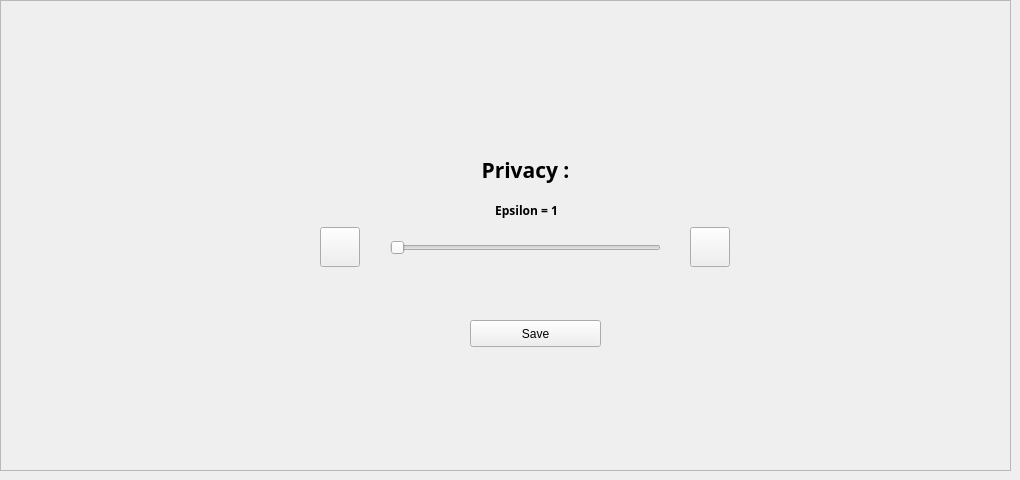
         <widget class="QWidget" name="privacyTab">
          <attribute name="title">
           <string>Confidentialité</string>
          </attribute>
          <widget class="QFrame" name="privacyFrame">
           <property name="geometry">
            <rect>
             <x>0</x>
             <y>0</y>
             <width>1011</width>
             <height>471</height>
            </rect>
           </property>
           <property name="frameShape">
            <enum>QFrame::StyledPanel</enum>
           </property>
           <property name="frameShadow">
            <enum>QFrame::Raised</enum>
           </property>
           <layout class="QVBoxLayout" name="verticalLayout_5">
            <item>
             <widget class="QWidget" name="widget_5" native="true">
              <property name="minimumSize">
               <size>
                <width>700</width>
                <height>200</height>
               </size>
              </property>
              <widget class="QLabel" name="label_27">
               <property name="geometry">
                <rect>
                 <x>160</x>
                 <y>110</y>
                 <width>711</width>
                 <height>100</height>
                </rect>
               </property>
               <property name="minimumSize">
                <size>
                 <width>450</width>
                 <height>100</height>
                </size>
               </property>
               <property name="font">
                <font>
                 <family>Noto Sans</family>
                 <pointsize>16</pointsize>
                 <weight>75</weight>
                 <bold>true</bold>
                </font>
               </property>
               <property name="text">
                <string>Privacy :</string>
               </property>
               <property name="alignment">
                <set>Qt::AlignCenter</set>
               </property>
              </widget>
              <widget class="QSlider" name="privacySlider">
               <property name="geometry">
                <rect>
                 <x>380</x>
                 <y>230</y>
                 <width>271</width>
                 <height>16</height>
                </rect>
               </property>
               <property name="maximum">
                <number>100</number>
               </property>
               <property name="singleStep">
                <number>25</number>
               </property>
               <property name="pageStep">
                <number>25</number>
               </property>
               <property name="orientation">
                <enum>Qt::Horizontal</enum>
               </property>
              </widget>
              <widget class="QPushButton" name="savePrivacyBtn">
               <property name="geometry">
                <rect>
                 <x>460</x>
                 <y>310</y>
                 <width>131</width>
                 <height>27</height>
                </rect>
               </property>
               <property name="text">
                <string>Save</string>
               </property>
              </widget>
              <widget class="QLabel" name="epsilon_lbl">
               <property name="geometry">
                <rect>
                 <x>436</x>
                 <y>190</y>
                 <width>161</width>
                 <height>20</height>
                </rect>
               </property>
               <property name="font">
                <font>
                 <family>Noto Sans</family>
                 <weight>75</weight>
                 <bold>true</bold>
                </font>
               </property>
               <property name="text">
                <string>Epsilon = 1</string>
               </property>
               <property name="alignment">
                <set>Qt::AlignCenter</set>
               </property>
              </widget>
              <widget class="QPushButton" name="plus_btn">
               <property name="geometry">
                <rect>
                 <x>680</x>
                 <y>217</y>
                 <width>40</width>
                 <height>40</height>
                </rect>
               </property>
               <property name="text">
                <string/>
               </property>
               <property name="icon">
                <iconset resource="../resource.qrc">
                 <normaloff>:/icons/icons/others/navigate_plus.png</normaloff>:/icons/icons/others/navigate_plus.png</iconset>
               </property>
               <property name="iconSize">
                <size>
                 <width>30</width>
                 <height>30</height>
                </size>
               </property>
              </widget>
              <widget class="QPushButton" name="minus_btn">
               <property name="geometry">
                <rect>
                 <x>310</x>
                 <y>217</y>
                 <width>40</width>
                 <height>40</height>
                </rect>
               </property>
               <property name="sizePolicy">
                <sizepolicy hsizetype="Preferred" vsizetype="Preferred">
                 <horstretch>0</horstretch>
                 <verstretch>0</verstretch>
                </sizepolicy>
               </property>
               <property name="text">
                <string/>
               </property>
               <property name="icon">
                <iconset resource="../resource.qrc">
                 <normaloff>:/icons/icons/others/navigate_minus.png</normaloff>:/icons/icons/others/navigate_minus.png</iconset>
               </property>
               <property name="iconSize">
                <size>
                 <width>30</width>
                 <height>30</height>
                </size>
               </property>
              </widget>
             </widget>
            </item>
           </layout>
          </widget>
         </widget>
